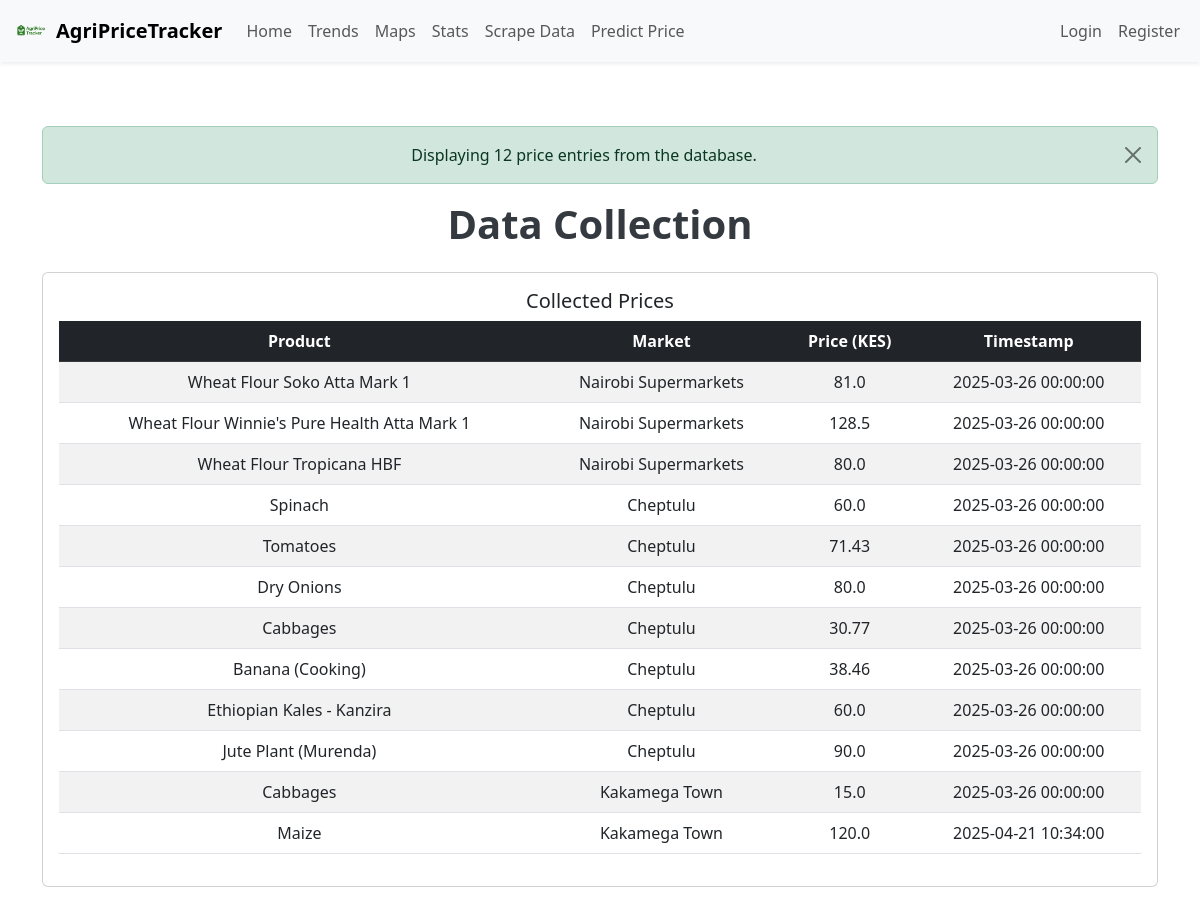
The app's page /scrape with its own data.
### app/models/price.py (models this page shows, shortened)
class Price(db.Model):
    id = db.Column(db.Integer, primary_key=True)
    product_id = db.Column(db.Integer, db.ForeignKey('product.id'), nullable=False)
    market_id = db.Column(db.Integer, db.ForeignKey('market.id'), nullable=False)
    price = db.Column(db.Float, nullable=False)
    timestamp = db.Column(db.DateTime, default=db.func.current_timestamp())
    product = db.relationship('Product', backref='prices')
    market = db.relationship('Market', backref='prices')
    __table_args__ = (
        CheckConstraint('price >= 0', name='non_negative_price'),
    )

### app/models/product.py (models this page shows, shortened)
class Product(db.Model):
    id = db.Column(db.Integer, primary_key=True)
    name = db.Column(db.String(100), nullable=False)

### app/models/market.py (models this page shows, shortened)
class Market(db.Model):
    id = db.Column(db.Integer, primary_key=True)
    name = db.Column(db.String(64), nullable=False)
    region_id = db.Column(db.Integer, db.ForeignKey('region.id'), nullable=False)
    latitude = db.Column(db.Float, nullable=True)
    longitude = db.Column(db.Float, nullable=True)
    region = db.relationship('Region', backref='markets')

### app/routes/data.py (the view)
@data_bp.route('/scrape', methods=['GET'])
def scrape():
    prices = Price.query.all()
    if prices:
        flash(f"Displaying {len(prices)} price entries from the database.", "success")
    else:
        flash("No prices found in the database.", "info")
    return render_template('data/prices.html', prices=prices)

### app/templates/data/prices.html (shortened to what this page needs)
{% extends "base.html" %}
{% block content %}
    <h1 class="mb-4">Data Collection</h1>
    {% if prices %}
        <div class="card">
            <div class="card-body">
                <h5 class="card-title">Collected Prices</h5>
                <table class="table table-striped table-hover">
                    <thead class="table-dark">
                        <tr>
                            <th>Product</th>
                            <th>Market</th>
                            <th>Price (KES)</th>
                            <th>Timestamp</th>
                        </tr>
                    </thead>
                    <tbody>
                        {% for price in prices %}
                        <tr>
                            <td>{{ price.product.name }}</td>
                            <td>{{ price.market.name }}</td>
                            <td>{{ price.price }}</td>
                            <td>{{ price.timestamp }}</td>
                        </tr>
                        {% endfor %}
                    </tbody>
                </table>
            </div>
        </div>
    {% else %}
        <div class="alert alert-info">
            <p>No data collected yet. Use the <a href="{{ url_for('data.scrape') }}">Scrape</a> option in the navbar.</p>
        </div>
    {% endif %}
{% endblock %}

### app/static/css/style.css (style rules this page uses)
body { font-family: 'Segoe UI', Tahoma, Geneva, Verdana, sans-serif; background-color: #fdfdfd; margin: 0; padding: 0; line-height: 1.6; }
.content-overlay h1 { font-size: 2.5rem; font-weight: bold; color: #343a40; }

### records on screen
Price: product.name "Wheat Flour Soko Atta Mark 1", market.name "Nairobi Supermarkets", price "81.0", timestamp "2025-03-26 00:00:00"
Price: product.name "Wheat Flour Winnie's Pure Health Atta Mark 1", market.name "Nairobi Supermarkets", price "128.5", timestamp "2025-03-26 00:00:00"
Price: product.name "Wheat Flour Tropicana HBF", market.name "Nairobi Supermarkets", price "80.0", timestamp "2025-03-26 00:00:00"
Price: product.name "Spinach", market.name "Cheptulu", price "60.0", timestamp "2025-03-26 00:00:00"
Price: product.name "Tomatoes", market.name "Cheptulu", price "71.43", timestamp "2025-03-26 00:00:00"
Price: product.name "Dry Onions", market.name "Cheptulu", price "80.0", timestamp "2025-03-26 00:00:00"
Price: product.name "Cabbages", market.name "Cheptulu", price "30.77", timestamp "2025-03-26 00:00:00"
Price: product.name "Banana (Cooking)", market.name "Cheptulu", price "38.46", timestamp "2025-03-26 00:00:00"
Price: product.name "Ethiopian Kales - Kanzira", market.name "Cheptulu", price "60.0", timestamp "2025-03-26 00:00:00"
Price: product.name "Jute Plant (Murenda)", market.name "Cheptulu", price "90.0", timestamp "2025-03-26 00:00:00"
Price: product.name "Cabbages", market.name "Kakamega Town", price "15.0", timestamp "2025-03-26 00:00:00"
Price: product.name "Maize", market.name "Kakamega Town", price "120.0", timestamp "2025-04-21 10:34:00"

### other values on screen
{{ message }} "Displaying 12 price entries from the database."
